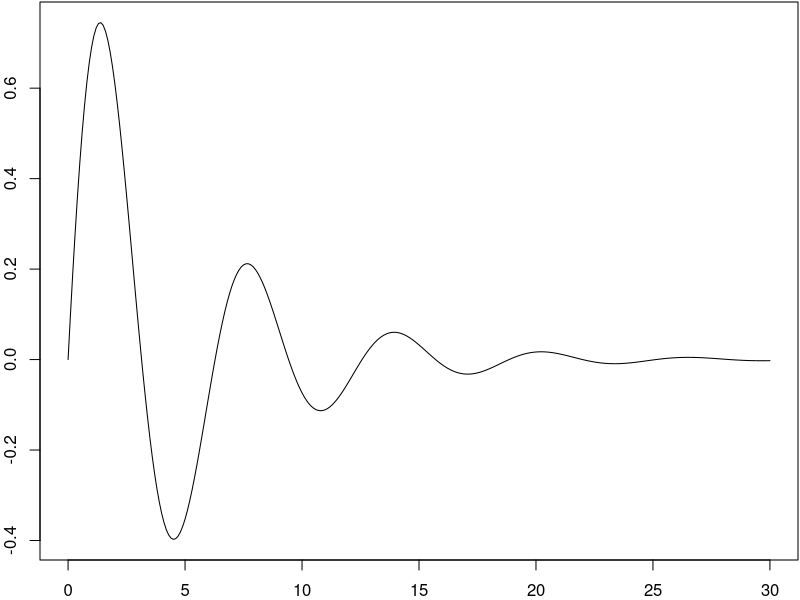

This chart was generated by the following R code:
x11(width=5,height=3)

x <- seq(0, 30, by=.1)
y <- exp(-x*0.2) * sin(x)

# png(file = 'img/x-y-plot.png', width=300, height=180)
par(mar=c(2, 2, 0.1, 0.1))
plot(x, y, type='l')
# dev.off()

# Wait for mouse click or enter pressed
z <- locator(1)
